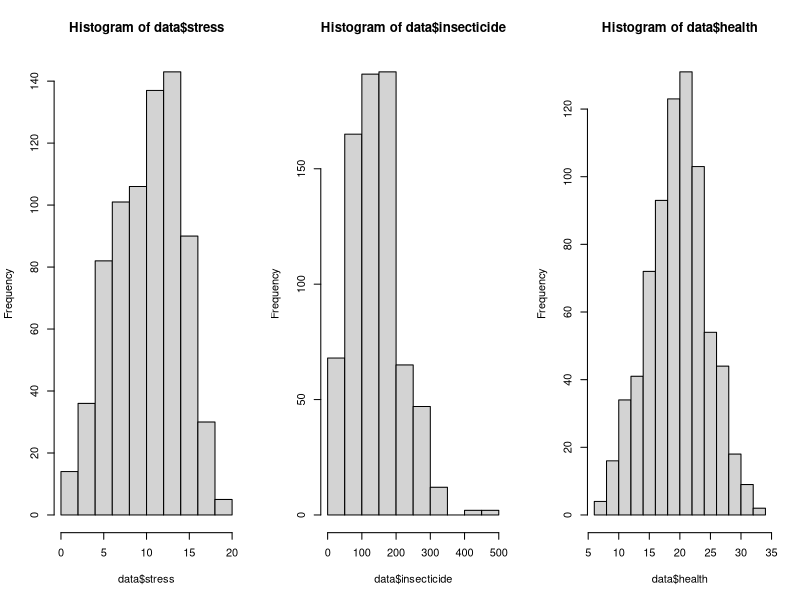
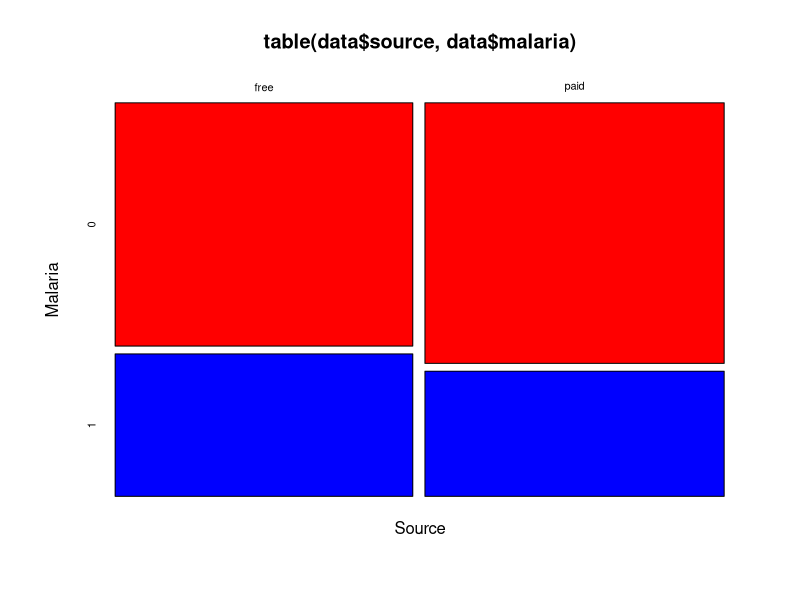
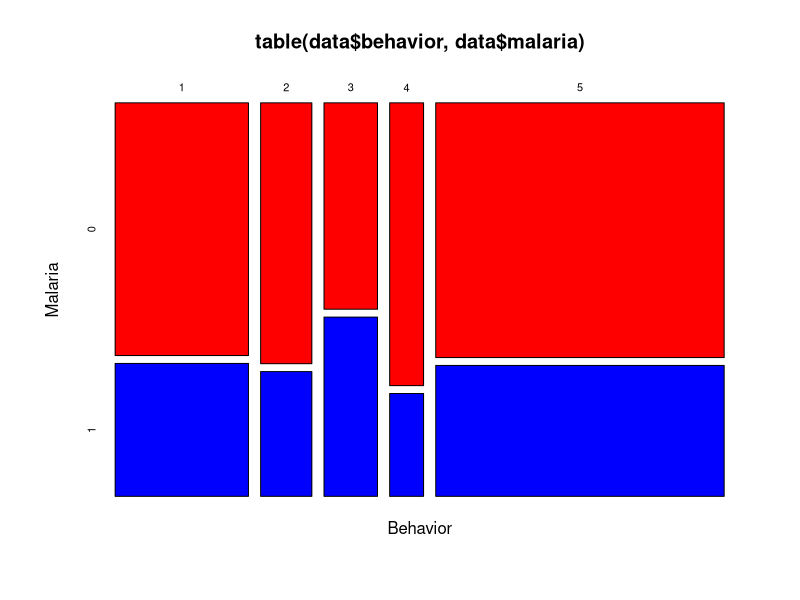
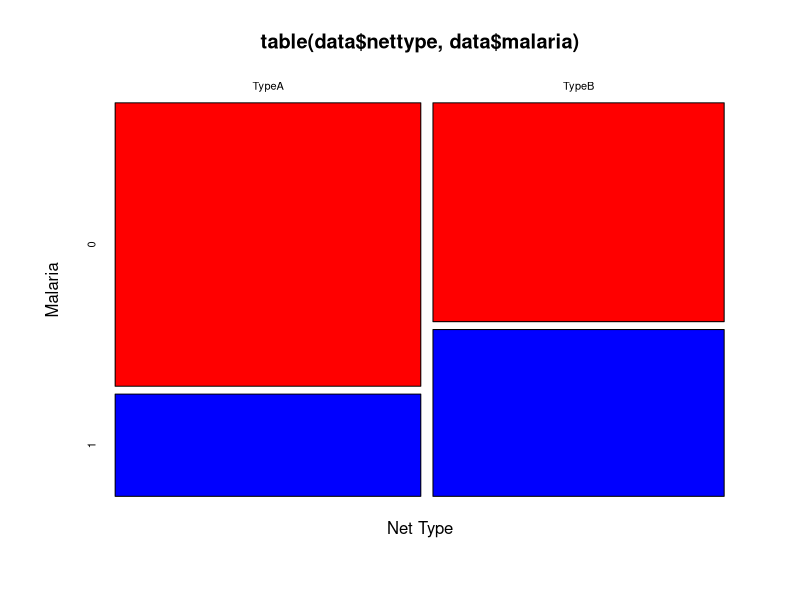
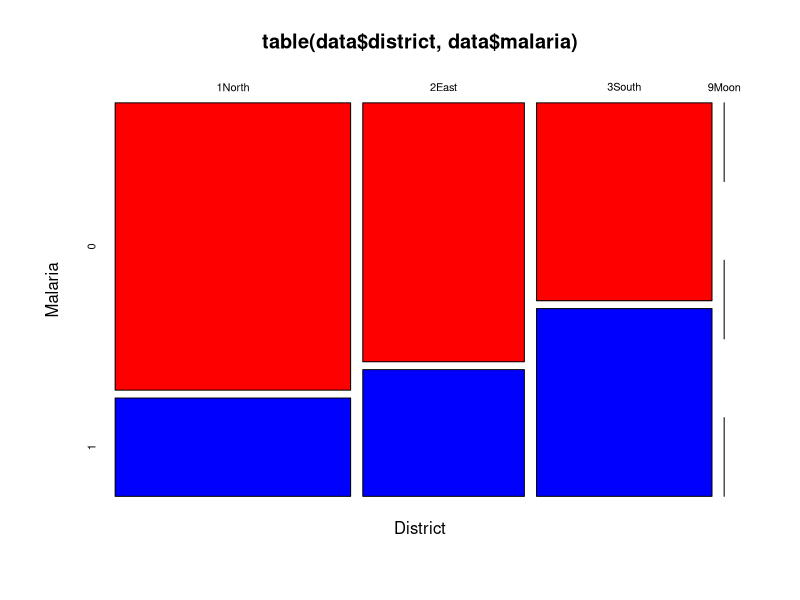
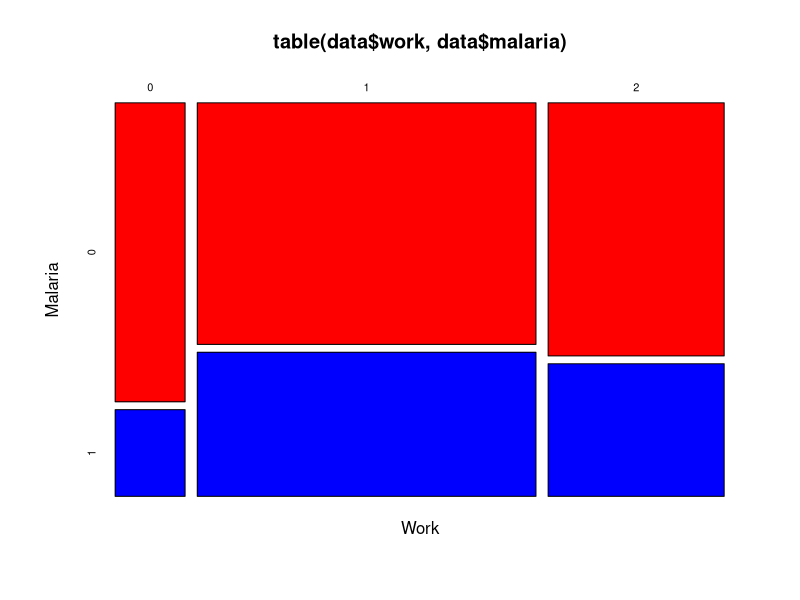

Recreate these plots in R, in order.
# import data
fdata = read.csv("malaria.csv")
head(fdata)

# remove Nid column
data = fdata[,-1]
head(data)

# check for null values
sum(is.na(data))

# change categorical variables using factor
data$source = factor(data$source)
data$behavior = factor(data$behavior)
data$nettype = factor(data$nettype)
data$district = factor(data$district)
data$work = factor(data$work)

# characteristics of subjects
table(data$source)
table(data$behavior)
table(data$nettype)
table(data$district)
table(data$work)

# remove outlier
data = data[(data$insecticide != 128765),]
data = data[(data$district != "9Moon"),]
data = data[(data$stress>0),]
data = data[(data$health != 37),]

# histograms
par(mfrow = c(1, 3))
hist(data$stress)
hist(data$insecticide)
hist(data$health)
par(mfrow = c(1, 1))

# plot of contingency table
mosaicplot(table(data$source, data$malaria),
           color = c("Red", "Blue"),
           xlab="Source",
           ylab="Malaria")

mosaicplot(table(data$behavior, data$malaria),
           color = c("Red", "Blue"),
           xlab="Behavior",
           ylab="Malaria")

mosaicplot(table(data$nettype, data$malaria),
           color = c("Red", "Blue"),
           xlab="Net Type",
           ylab="Malaria")

mosaicplot(table(data$district, data$malaria),
           color = c("Red", "Blue"),
           xlab="District",
           ylab="Malaria")

mosaicplot(table(data$work, data$malaria),
           color = c("Red", "Blue"),
           xlab="Work",
           ylab="Malaria")
